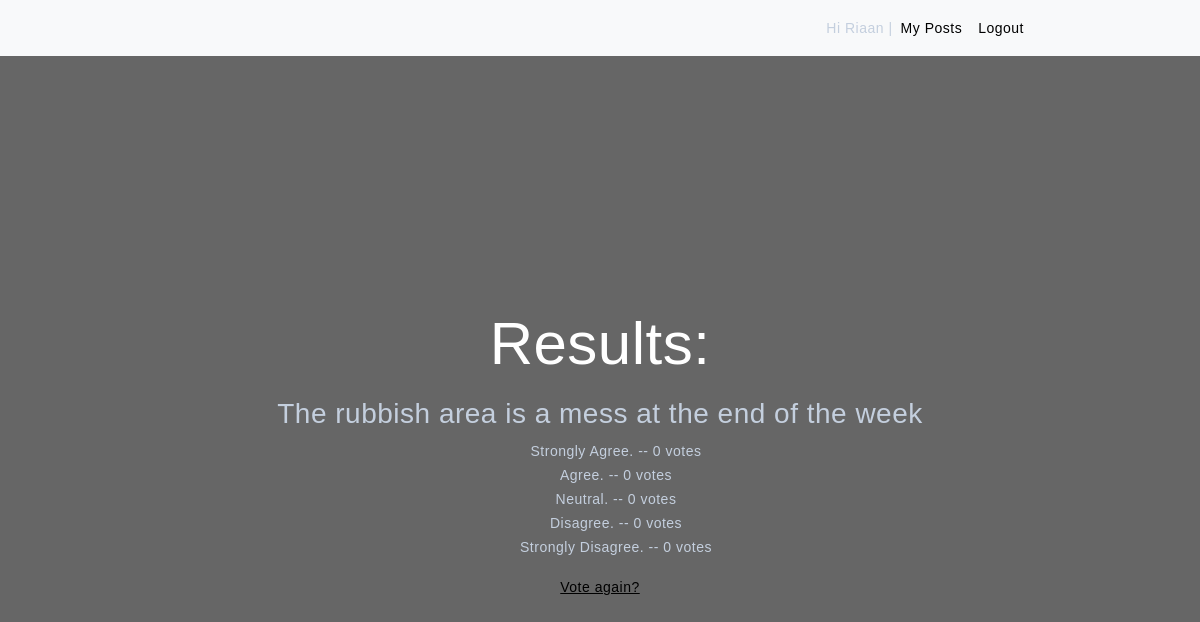
The page /polls/4/results/ (signed in) on the database its author committed.
### polls_app/models.py (models this page shows, shortened)
class Question(models.Model):
    question_text = models.CharField(max_length=200)
    pub_date = models.DateTimeField('date published')

class Choice(models.Model):
    question = models.ForeignKey(Question, on_delete=models.CASCADE)
    choice_text = models.CharField(max_length=200)
    votes = models.IntegerField(default=0)

### polls_app/views.py (the view)
# urls.py: path('<int:pk>/results/', views.ResultsView.as_view(), name='results'),
class ResultsView(generic.DetailView):
    model = Question
    template_name = 'polls_app/results.html'

### polls_app/templates/polls_app/results.html (shortened to what this page needs)
{%load static %}
<!DOCTYPE html>
<html lang="en">
  <head>
	<link href="https://cdn.jsdelivr.net/npm/bootstrap@5.3.0-alpha1/dist/css/bootstrap.min.css" rel="stylesheet">
    <link rel="stylesheet" href="{% static 'css/index_style.css' %}" />
  </head>
  <body>
	<header>
	    <nav class="navbar navbar-expand-sm bg-light d-flex justify-content-end pe-5 py-2">
		    <ul class="navbar-nav pe-5 me-5">
			    {%if request.user.is_authenticated %}
                <span class="center">Hi {{ request.user.username | title }} |</span>
			    <li class="nav-item">
	  			    <a class="nav-link" href="{% url 'polls_app:index' %}">My Posts</a>
				</li>
			    <li class="nav-item me-4">
		            <a class="nav-link" href="{% url 'users:logout' %}">Logout</a>
			    </li>
		        {%endif%}
		    </ul>
	    </nav>
	</header>
	<div class="overlay">
        <div class="container" id="grid">
          <div class="row align-items-center">
              <div class="col-md-10 text-center">
                  <h1>Results:</h1>
                  <main>
                    <h3>{{ question.question_text }}</h3>
                    <ul>
                        {% for choice in question.choice_set.all %}
                        <li>{{ choice.choice_text }} -- {{ choice.votes }} vote{{ choice.votes|pluralize }}</li>
                        {% endfor %}
                    </ul>
                    <a href="{% url 'polls_app:detail' question.id %}">Vote again?</a>
                  </main>
              </div>
          </div>
      </div>
    </div>
    </body>
</html>

### ByPopularDemand/static/css/index_style.css (style rules this page uses)
html, body { height:100%; padding: 0; margin: 0; color: white; }
html { background-position: center; background-size: cover; background-repeat: no-repeat; position: relative; }
.overlay { position: relative; top: 0; left: 0; height: 100%; width: 100%; background-color: rgba(0,0,0, 0.6); }
.row { height: 100vh; position: relative; }
nav { padding-left:80px; padding-right: 80px; }
.center { display: flex; align-items: center; }
body { height: 100vh; width: 100%; margin: auto; margin-top: 0px; margin-bottom: 0px; font-size: 14px; font-family: "Montserrat", sans-serif; color: #c4cfde; letter-spacing: 0.5px; font-weight: 500; display: block; line-height: 24px; background-color: transparent; }
#grid { display: grid; grid-template-columns: 100%; column-gap: 10px; margin:auto; }
h1 { font-family: "Montserrat", sans-serif; color: #ffffff; font-weight: 500; font-size: 60px; line-height: 62px; margin-bottom: 22px; }
ul, li { list-style-type: none; }
a:link { color: #000000; }

### rows shown on the page
Question: question_text "The rubbish area is a mess at the end of the week"
Choice: choice_text "Strongly Agree.", votes "0"
Choice: choice_text "Agree.", votes "0"
Choice: choice_text "Neutral.", votes "0"
Choice: choice_text "Disagree.", votes "0"
Choice: choice_text "Strongly Disagree.", votes "0"

### other values the page prints
{{ request.user.username | title }} "Riaan"
